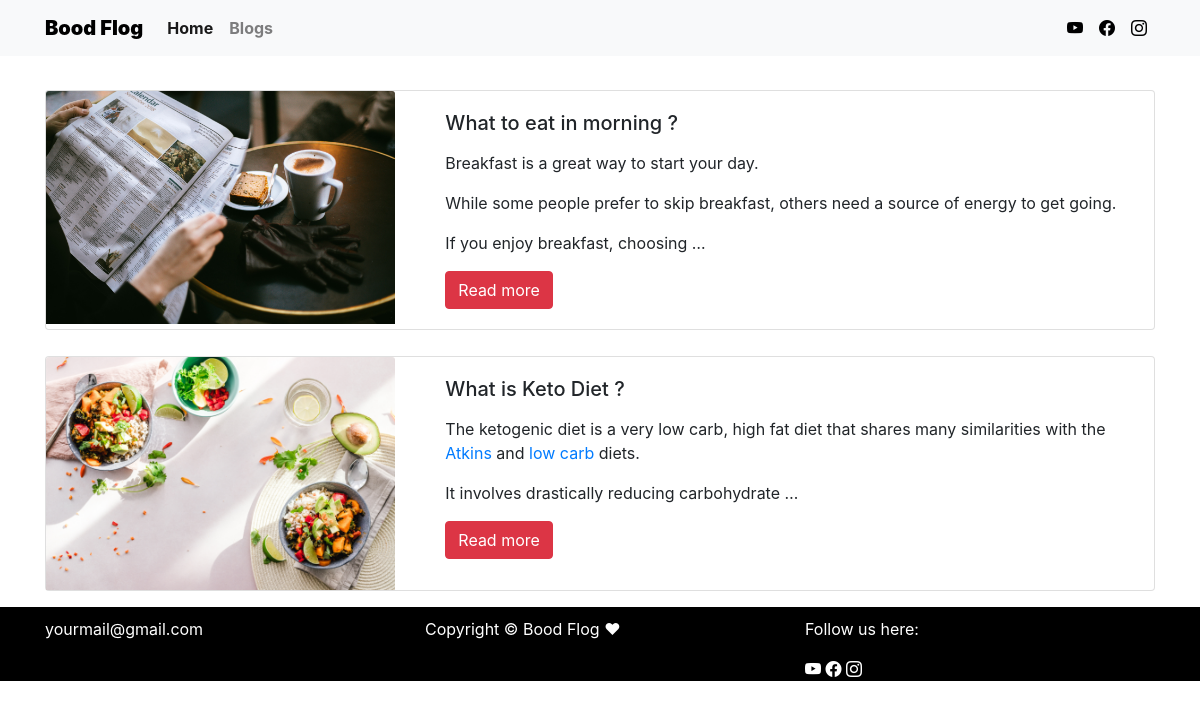
Page /blogCat/ on the committed database.
### blogs/models.py (models this page shows, shortened)
class Post(models.Model):
    post_id = models.AutoField(primary_key=True)
    title =models.CharField(max_length=250)
    content= HTMLField()
    url=models.CharField(max_length=100)
    image=models.ImageField(upload_to="post/")
    add_date=models.DateTimeField(auto_now_add=True,null=True)

### blogs/views.py (the view)
# urls.py: path('blogCat/',views.blogCat,name="BlogCat"),
def blogCat(request):
    post=Post.objects.all().filter().order_by('-add_date')
    data ={
        'posts':post
    }
    return render(request,'blogCat.html',data)

### templates/blogCat.html (shortened to what this page needs)
{% extends 'blog_base.html' %}
{% block content %}
 {% for p in posts%}
 <div class="container" style="padding-top: 10px;">
    <div class="card mb-3" style="max-width: 100%;" >
        <div class="row g-0">
              <div class="col-md-4">
              <img src="/media/{{p.image}}" style="max-height:300px;" class="card-img-top img-fluid rounded-start" alt="...">
              </div>
          <div class="col-md-8">
              <div class="card-body">
              <h5 class="card-title">{{p.title}}</h5>
              <p class="card-text">{{p.content | truncatewords:30 | safe}}</p>
              <a href="/blogs/{{p.url}}" class="btn btn-danger">Read more</a>
              </div>
          </div>
        </div>
    </div>
</div>
 {% endfor%}
{% endblock %}

### templates/blog_base.html (shortened to what this page needs)
{% load static %}
<!doctype html>
<html lang="en">
    <head>
        <link href="{% static 'css/bootstrap4.min.css' %}" rel="stylesheet">
        <link href="{% static 'css/bootstrap-icons.css' %}" rel="stylesheet">
        <link href="{% static 'css/fontAwesome.css' %}" rel="stylesheet">
        <link href="{% static 'css/fancybox.css' %}" rel="stylesheet">
    </head>
    <body>
        {%include 'blog_header.html' %}
        {% block content %}
        {% endblock %}
        {%include 'blog_footer.html' %}
</body>
</html>

### templates/blog_header.html (shortened to what this page needs)
{% load static %}
<nav class="navbar navbar-expand-lg bg-light navbar-light fixed-top" >
    <div class="container font-weight-bold">
        <a class="navbar-brand" href="{% url 'index' %}" style="color: rgb(0, 0, 0);">
            <strong>Bood Flog</strong>
        </a>
          <div class="collapse navbar-collapse" id="navbarSupportedContent">
            <ul class="navbar-nav me-auto mb-2 mb-lg-0">
                <li class="nav-item active">
                    <a class="nav-link" aria-current="page" href="{% url 'index' %}">Home</a>                </li>
                <li class="nav-item">
                    <a class="nav-link" href="{% url 'BlogCat' %}">Blogs</a>
                    </li>
            </ul>
            <ul class="navbar-nav me-auto mb-2 mb-lg-0 ml-auto">
            <li class="nav-item">
                <a style="color: black;" class="nav-link" href=""><i class="bi-youtube"></i></a>
           </li>
           <li class="nav-item">
               <a style="color: black;"  class="nav-link" href="" ><i class="bi-facebook"></i></a>
           </li>
           <li class="nav-item">
            <a style="color: black;"  class="nav-link" href="" ><i class="bi-instagram"></i></a>
        </li>
        </ul>
        </div>
    </div>
</nav>
<br>

### templates/blog_footer.html
<footer style="background-color: black; padding-top: 10px;">
    <div class="container">
        <div class="row">
            <div class="col-4">
                <a href="mailto:e@gmail.com?subject=Dietary Query" class="mt-3 mb-5"  style="color: white;">
                    yourmail@gmail.com
                </a>
            </div>
            <div class="col-4">
                <p  style="color: white;" class="copyright-text mb-0">Copyright © Bood Flog ♥ </p>
            </div>
            <div class="col-3">
                <p style="color: white;">Follow us here:</p>
                <a style="color: white;" href=""><i class="bi-youtube"></i></a>
                <a style="color: white;" href="" ><i class="bi-facebook"></i></a>
                <a style="color: white;" href="" ><i class="bi-instagram"></i></a>
            </div>
        </div>
    </div>
</footer>

### rows in the picture
Post: image (picture), title "What to eat in morning ?", content "Breakfast is a great way to start your day. While some people prefer to skip breakfast, others need a source of energy to get going. If you enjoy breakfast, choosing …"
Post: image (picture), title "What is Keto Diet ?", content "The ketogenic diet is a very low carb, high fat diet that shares many similarities with the Atkins and low carb diets. It involves drastically reducing carbohydrate …"
